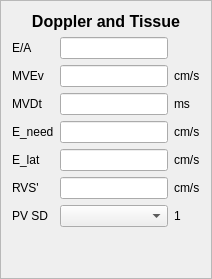
        <widget class="QFrame" name="frame_3">
         <property name="sizePolicy">
          <sizepolicy hsizetype="Expanding" vsizetype="Expanding">
           <horstretch>0</horstretch>
           <verstretch>0</verstretch>
          </sizepolicy>
         </property>
         <property name="frameShape">
          <enum>QFrame::StyledPanel</enum>
         </property>
         <property name="frameShadow">
          <enum>QFrame::Raised</enum>
         </property>
         <layout class="QGridLayout" name="gridLayout_5">
          <item row="2" column="1">
           <widget class="QComboBox" name="PVSD_combo">
            <item>
             <property name="text">
              <string/>
             </property>
            </item>
            <item>
             <property name="text">
              <string>&gt;</string>
             </property>
            </item>
            <item>
             <property name="text">
              <string>&lt;</string>
             </property>
            </item>
            <item>
             <property name="text">
              <string>=</string>
             </property>
            </item>
           </widget>
          </item>
          <item row="1" column="2">
           <layout class="QVBoxLayout" name="verticalLayout_10">
            <item>
             <widget class="QLabel" name="label_60">
              <property name="text">
               <string/>
              </property>
             </widget>
            </item>
            <item>
             <widget class="QLabel" name="label_62">
              <property name="text">
               <string>cm/s</string>
              </property>
             </widget>
            </item>
            <item>
             <widget class="QLabel" name="label_63">
              <property name="text">
               <string>ms</string>
              </property>
             </widget>
            </item>
            <item>
             <widget class="QLabel" name="label_64">
              <property name="text">
               <string>cm/s</string>
              </property>
             </widget>
            </item>
            <item>
             <widget class="QLabel" name="label_65">
              <property name="text">
               <string>cm/s</string>
              </property>
             </widget>
            </item>
            <item>
             <widget class="QLabel" name="label_68">
              <property name="text">
               <string>cm/s</string>
              </property>
             </widget>
            </item>
           </layout>
          </item>
          <item row="2" column="2">
           <widget class="QLabel" name="label_36">
            <property name="text">
             <string>1</string>
            </property>
           </widget>
          </item>
          <item row="1" column="0">
           <layout class="QVBoxLayout" name="verticalLayout_9">
            <item>
             <widget class="QLabel" name="label_49">
              <property name="text">
               <string>E/A</string>
              </property>
             </widget>
            </item>
            <item>
             <widget class="QLabel" name="label_51">
              <property name="text">
               <string>MVEv</string>
              </property>
             </widget>
            </item>
            <item>
             <widget class="QLabel" name="label_52">
              <property name="text">
               <string>MVDt</string>
              </property>
             </widget>
            </item>
            <item>
             <widget class="QLabel" name="label_53">
              <property name="text">
               <string>E_need</string>
              </property>
             </widget>
            </item>
            <item>
             <widget class="QLabel" name="label_54">
              <property name="text">
               <string>E_lat</string>
              </property>
             </widget>
            </item>
            <item>
             <widget class="QLabel" name="label_57">
              <property name="text">
               <string>RVS'</string>
              </property>
             </widget>
            </item>
           </layout>
          </item>
          <item row="1" column="1">
           <layout class="QVBoxLayout" name="verticalLayout_8">
            <item>
             <widget class="QLineEdit" name="EA_input"/>
            </item>
            <item>
             <widget class="QLineEdit" name="MVEv_input"/>
            </item>
            <item>
             <widget class="QLineEdit" name="MVDt_input"/>
            </item>
            <item>
             <widget class="QLineEdit" name="Eneed_input"/>
            </item>
            <item>
             <widget class="QLineEdit" name="Elat_input"/>
            </item>
            <item>
             <widget class="QLineEdit" name="RVS_input"/>
            </item>
           </layout>
          </item>
          <item row="0" column="0" colspan="3">
           <widget class="QLabel" name="label_71">
            <property name="text">
             <string>&lt;html&gt;&lt;head/&gt;&lt;body&gt;&lt;p align=&quot;center&quot;&gt;&lt;span style=&quot; font-size:12pt; font-weight:600;&quot;&gt;Doppler and Tissue&lt;/span&gt;&lt;/p&gt;&lt;/body&gt;&lt;/html&gt;</string>
            </property>
           </widget>
          </item>
          <item row="2" column="0">
           <widget class="QLabel" name="label_35">
            <property name="text">
             <string>PV SD</string>
            </property>
           </widget>
          </item>
          <item row="3" column="1">
           <spacer name="verticalSpacer">
            <property name="orientation">
             <enum>Qt::Vertical</enum>
            </property>
            <property name="sizeHint" stdset="0">
             <size>
              <width>20</width>
              <height>40</height>
             </size>
            </property>
           </spacer>
          </item>
         </layout>
        </widget>
